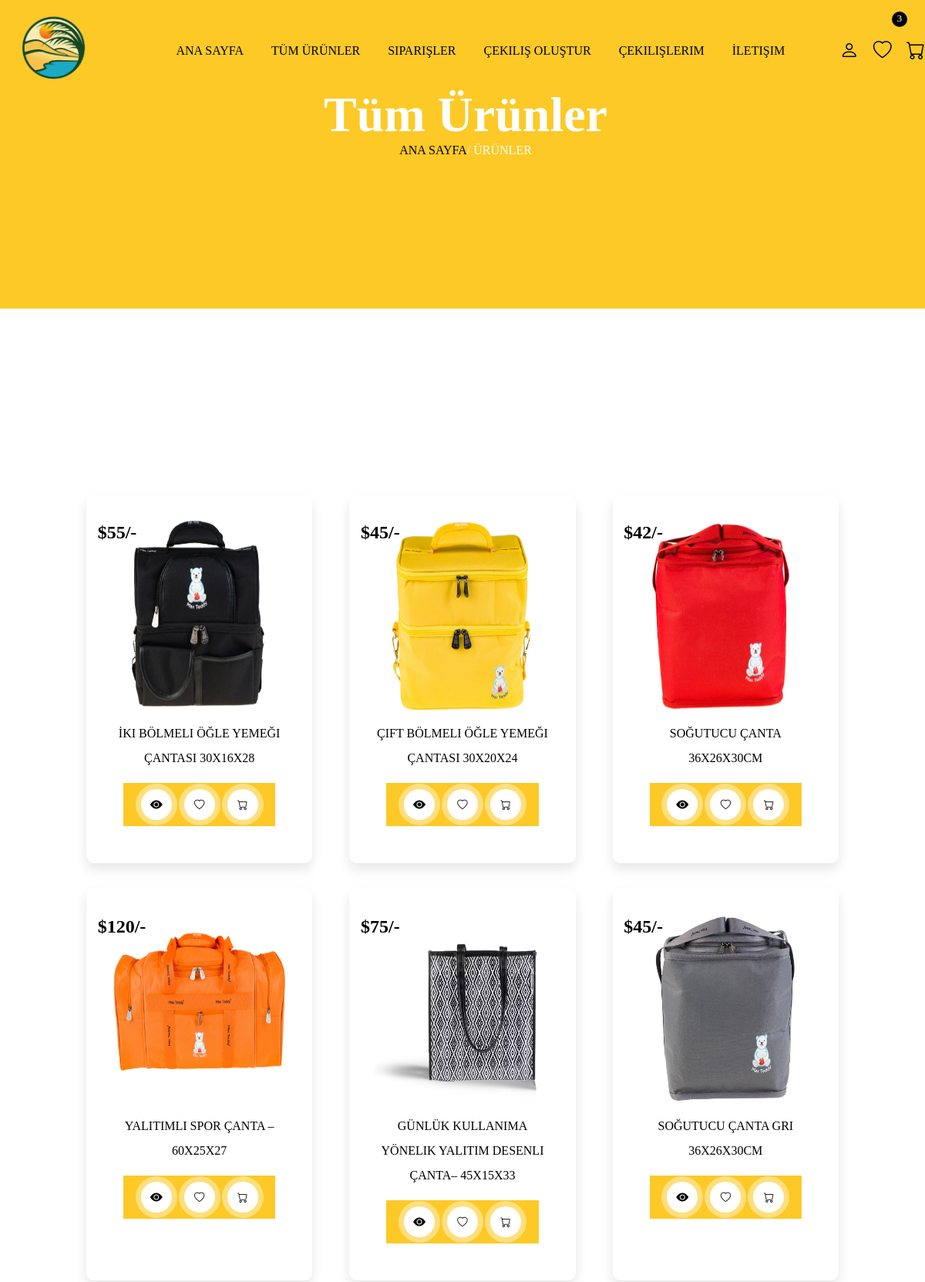
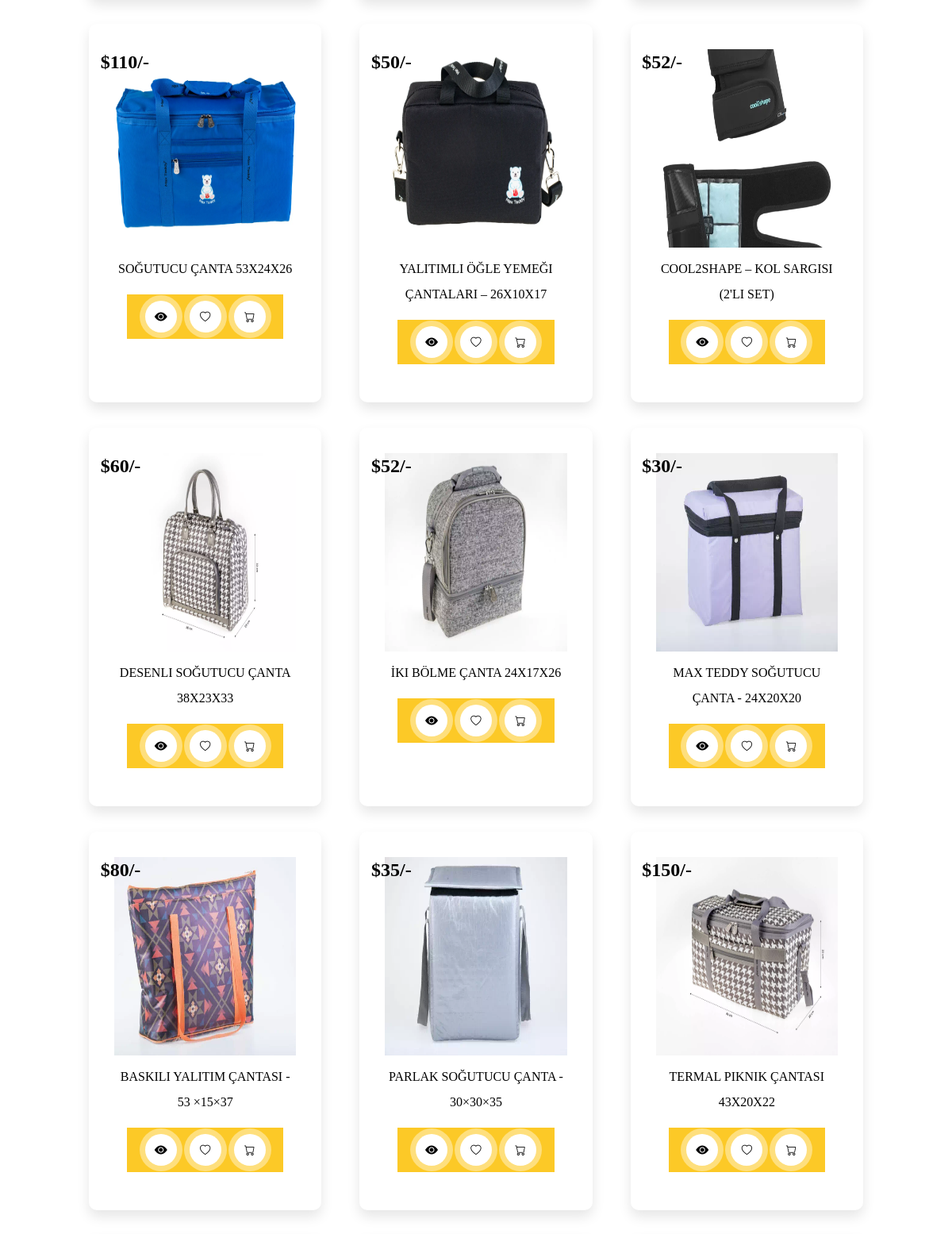
The page /shop.php (signed in, upper part) on the database its author committed (2 pictures, top to bottom).
### tables this page shows
CREATE TABLE `products` (
  `id` int(255) NOT NULL,
  `name` varchar(255) NOT NULL,
  `price` varchar(255) NOT NULL,
  `product_detail` varchar(1000) NOT NULL,
  `image` varchar(255) NOT NULL,
  `variation` enum('yes','no') DEFAULT 'no'
);

### shop.php (the view, shortened to what this page needs)
<!DOCTYPE html>
<html lang="en">
<head>
    <link rel="stylesheet" href="https://cdn.jsdelivr.net/npm/bootstrap-icons@1.9.1/font/bootstrap-icons.css">
    <link rel="stylesheet" href="main.css">
</head>
<body>
    <?php include 'header.php'; ?>
    <div class="banner">
        <div class="detail">
            <h1>Tüm ürünler</h1>
            <a href="index.php">Ana Sayfa</a><span>/ Ürünler</span>
        </div>
    </div>
    <div class="line"></div>
    <section class="shop">
        <div class="box-container">
            <?php
                $select_products = mysqli_query($conn, "SELECT * FROM `products`") or die('query failed');
                if (mysqli_num_rows($select_products)>0) {
                    while($fetch_products = mysqli_fetch_assoc($select_products)){
            ?>
            <form method="post" class="box">
                <img src="image/<?php echo $fetch_products['image']; ?>">
                <div class="price">$<?php echo $fetch_products['price']; ?>/-</div>
                <div class="name"><?php echo $fetch_products['name']; ?></div>
                <div class="icon">
                    <a href="view_page.php?pid=<?php echo $fetch_products['id']; ?>" class="bi bi-eye-fill"></a>
                    <button type="submit" name="add_to_wishlist" class="bi bi-heart"></button>
                    <button type="submit" name="add_to_cart" class="bi bi-cart"></button>
                </div>
            </form>
            <?php
                    }
                }else{
                    echo '<p class="empty">no products added yet!</p>';
                }
            ?>
        </div>
    </section>
    <?php include 'footer.php'; ?>
</body>
</html>

### main.css (style rules this page uses)
* { margin: 0; padding: 0; box-sizing: border-box; }
:root { --box-shadow: 0px 0px 0px 7px rgb(255 255 255/40%); --box-shadow2: 0 .5rem 1rem rgba(0, 0, 0, 0.1); --orange: #fcc927; }
a { text-decoration: none; }
.line, .line4 { width: 100%; height: 100px; margin-top: -3.6rem; }
.line { margin-bottom: 10rem; }
.banner { background: var(--orange); width: 100%; height: 50vh; position: relative; z-index: 1; }
.banner::before { position: absolute; content: ''; bottom: -18%; right: 0; width: 316px; height: 245px; background-size: 314px; background-repeat: no-repeat; }
.banner .detail { position: absolute; padding: 7rem 0; left: 35%; text-align: center; z-index: 200; }
.banner .detail h1 { font-size: 4rem; color: #fff; text-transform: capitalize; }
.banner .detail a { text-transform: uppercase; color: #000; }
.banner .detail span { color: #fff; text-transform: uppercase; }
.box-container { padding: 2% 8%; display: grid; grid-template-columns: repeat(auto-fit, minmax(20rem, 1fr)); column-gap: 1rem; }
.box-container .box, .popular-brands-content .card { background: #fff; box-shadow: var(--box-shadow2); padding: 2rem; margin: 1rem; text-align: center; border-radius: 10px; line-height: 2; text-transform: uppercase; position: relative; }
.box-container .box img { width: 100%; height: 250px; }
.box-container .box .icon, .popular-brands-content .card .icon { display: flex; padding: 0; justify-content: center; align-items: center; background: var(--orange); margin: 1rem; }
.box-container .box button, .popular-brands-content .card button { border: none; cursor: pointer; }
.box-container .box .icon button, .box-container .box .icon a, .popular-brands-content .card button, .popular-brands-content .card a { width: 40px; height: 40px; border-radius: 50%; padding: 0; display: flex; justify-content: center; align-items: center; color: #000; background: #fff; margin: .5rem; box-shadow: var(--box-shadow); }
.price { position: absolute; text-align: 5%; left: 5%; top: 5%; font-weight: bold; font-size: 1.5rem; }

### rows shown on the page
products: image (picture), price "55", name "İKI BÖLMELI ÖĞLE YEMEĞI ÇANTASI 30X16X28"
products: image (picture), price "45", name "ÇIFT BÖLMELI ÖĞLE YEMEĞI ÇANTASI 30X20X24"
products: image (picture), price "42", name "SOĞUTUCU ÇANTA 36X26X30CM"
products: image (picture), price "120", name "YALITIMLI SPOR ÇANTA – 60X25X27"
products: image (picture), price "75", name "GÜNLÜK KULLANIMA YÖNELIK YALITIM DESENLI ÇANTA– 45X15X33"
products: image (picture), price "45", name "SOĞUTUCU ÇANTA GRI 36X26X30CM"
products: image (picture), price "110", name "SOĞUTUCU ÇANTA 53X24X26"
products: image (picture), price "50", name "YALITIMLI ÖĞLE YEMEĞI ÇANTALARI – 26X10X17"
products: image (picture), price "52", name "COOL2SHAPE – KOL SARGISI (2'LI SET)"
products: image (picture), price "60", name "DESENLI SOĞUTUCU ÇANTA 38X23X33"
products: image (picture), price "52", name "İKI BÖLME ÇANTA 24X17X26"
products: image (picture), price "30", name "MAX TEDDY SOĞUTUCU ÇANTA - 24X20X20"
products: image (picture), price "80", name "BASKILI YALITIM ÇANTASI - 53 ×15×37"
products: image (picture), price "35", name "PARLAK SOĞUTUCU ÇANTA - 30×30×35"
products: image (picture), price "150", name "TERMAL PIKNIK ÇANTASI 43X20X22"

### other values the page prints
$wishlist_num_rows "3"
